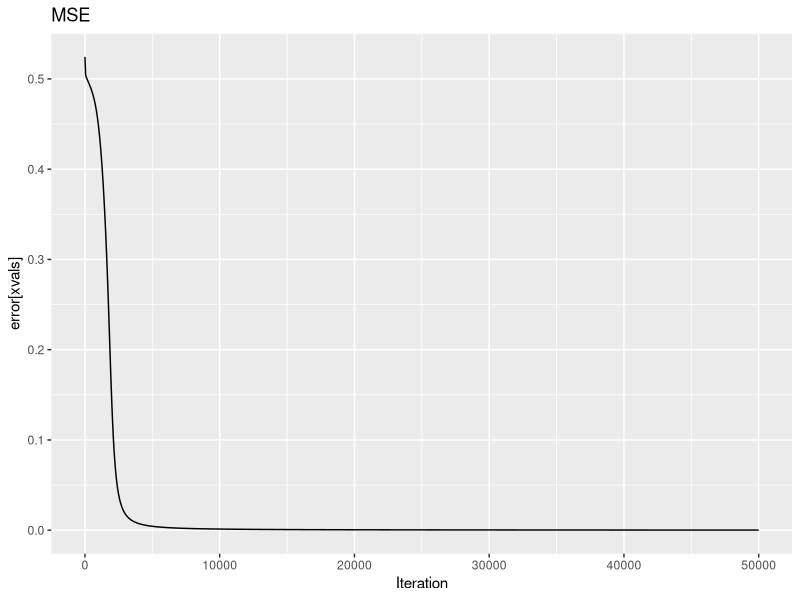

Here is the R script that generated this plot:
# libraries
suppressPackageStartupMessages(library(ggplot2))
suppressPackageStartupMessages(library(caret))

# set up data
id <- sample(rep(1:4, 2), 8)
X <- matrix(c(0, 0, 1, 1, 1, 1, 1, 0, 1, 0, 1, 1), nrow = 4, byrow = FALSE)
X <- X[id,]
y <- matrix(c(0, 1, 1, 0, 1, 0, 0, 1), nrow = 4)
y <- y[id,]

# activation function
# sigmoid
sigmoid <- function(x) return(1/(1+exp(-x)))
d.sigmoid <- function(x) return(x*(1-x))



# neural net function with 1 hidden layer - user specifies number of nodes
myNeuralNet <- function(X, y, hl, niters, learning.rate){
  
  # add in intercept
  X <- cbind(rep(1, nrow(X)), X)
  
  # set error array
  error <- rep(0, niters)
  
  # set up weights
  # the +1 is to add in the intercept/bias parameter
  W1 <- matrix(runif(ncol(X)*hl[1], -1, 1), nrow = ncol(X))
  W2 <- matrix(runif((hl[1]+1)*hl[2], -1, 1), nrow = hl[1]+1)
  W3 <- matrix(runif((hl[2]+1)*ncol(y), -1, 1), nrow = hl[2]+1)
  
  for(k in 1:niters){
    
    # calculate the hidden and output layers using X and hidden layer as inputs
    # hidden layer 1 and 2 have a column of ones appended for the bias term
    hidden1 <- cbind(matrix(1, nrow = nrow(X)), sigmoid(X %*% W1))
    hidden2 <- cbind(matrix(1, nrow = nrow(X)), sigmoid(hidden1 %*% W2))
    y_hat <- sigmoid(hidden2 %*% W3)
    
    # calculate the gradient and back prop the errors
    # see theory above
    y_hat_del <- (y-y_hat)*(d.sigmoid(y_hat))
    hidden2_del <- y_hat_del %*% t(W3)*d.sigmoid(hidden2)
    hidden1_del <- hidden2_del[,-1] %*% t(W2)*d.sigmoid(hidden1)
    
    # update the weights
    W3 <- W3 + learning.rate*t(hidden2) %*% y_hat_del
    W2 <- W2 + learning.rate*t(hidden1) %*% hidden2_del[,-1]
    W1 <- W1 + learning.rate*t(X) %*% hidden1_del[,-1]
    
    # storing error (MSE)
    error[k] <- 1/nrow(y)*sum((y-y_hat)^2)
    if((k %% (10^4+1)) == 0) cat("mse:", error[k], "\n")
  }
  
  # plot loss
  xvals <- seq(1, niters, length = 1000)
  print(qplot(xvals, error[xvals], geom = "line", main = "MSE", xlab = "Iteration"))
  
  return(y_hat)
}



# set parameters
hidden.layers <- c(6, 6)
iter <- 50000
lr <- 0.02

# run neural net
out <- myNeuralNet(X, y, hl = hidden.layers, niters= iter, learning.rate = lr)